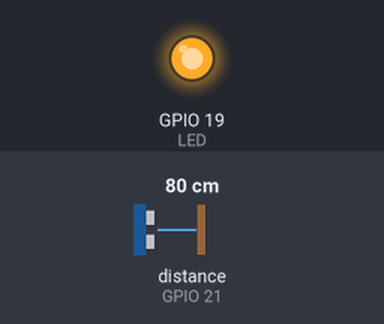
The program below on a simulated Raspberry Pi (BCM pin numbers). Shown: output pins drawn as LEDs (lit = HIGH). Dashed ring = blinking. The test bench sets the inputs (shaded band); at power-on: distance to the obstacle (sensor on GPIO 21) 80 cm. The echo pulse lasts 58.3 µs per cm; the clock reads 2024-03-15 10:24:30 at power-on unless the program sets it; pins used as bus, display or sensor lines are not drawn; what the program prints to the terminal is not drawn.

Above: at 2.1 s.
At 3.2 s:
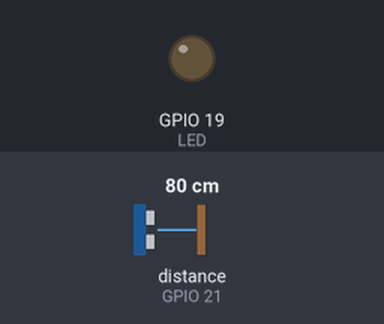
3.3 s: distance to the obstacle (sensor on GPIO 21) set to 2 cm
6.8 s: distance to the obstacle (sensor on GPIO 21) set to 35 cm
At 7.1 s:
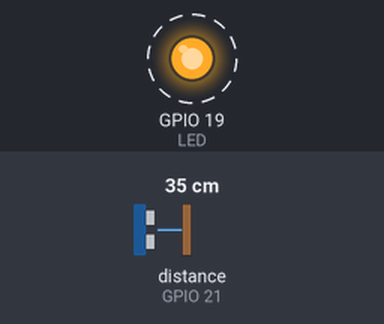
Timing chart, 0 to 16.3 s (numbered marks = the images above; inputs shaded):
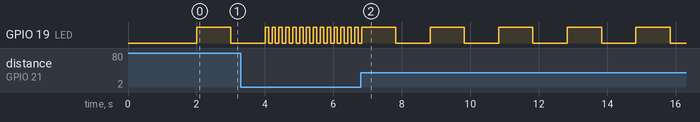

Measured:
- after the input at 6.8 s, GPIO 19 (LED): alternates HIGH for 1.0 s and LOW for 1.0 s, starting after 1.0 s
- by itself, GPIO 19 (LED): alternates HIGH for 0.10 s and LOW for 0.10 s

The program:

code.py
```python
import RPi.GPIO as GPIO
import time

GPIO.setmode(GPIO.BCM)
GPIO.setwarnings(False)

TRIG = 20
ECHO = 21
LED = 19
print("초음파 거리 측정기")

GPIO.setup(TRIG, GPIO.OUT)
GPIO.setup(ECHO, GPIO.IN)
GPIO.setup(LED, GPIO.OUT)

GPIO.output(TRIG, False)
print("초음파 출력 초기화")
time.sleep(2)

try:
    while True:
        GPIO.output(TRIG, True)
        time.sleep(0.00001)
        GPIO.output(TRIG, False)

        while GPIO.input(ECHO) == 0:
            start = time.time()

        while GPIO.input(ECHO) == 1:
            stop = time.time()

        check_time = stop - start
        distance = check_time * 34300 / 2

        if distance >= 30.0:
            freq = 0.5
            print("Distance : %.1f cm, and freq : %.1fHz" % (distance, freq))
            period = 1 / freq
            period /= 2
            GPIO.output(LED, True)
            time.sleep(period)
            GPIO.output(LED, False)
            time.sleep(period)
        elif distance < 30.0 and distance >= 20.0:
            freq = 1
            print("Distance : %.1f cm, and freq : %.1fHz" % (distance, freq))
            period = 1 / freq
            period /= 2
            GPIO.output(LED, True)
            time.sleep(period)
            GPIO.output(LED, False)
            time.sleep(period)
        elif distance < 20 and distance >= 10:
            freq = 3
            print("Distance : %.1f cm, and freq : %.1fHz" % (distance, freq))
            period = 1 / freq
            period /= 2
            GPIO.output(LED, True)
            time.sleep(period)
            GPIO.output(LED, False)
            time.sleep(period)
        else:
            freq = 5
            print(f"Distance : %.1f cm, and freq : %.1fHz" % (distance, freq))
            period = 1 / freq
            period /= 2
            GPIO.output(LED, True)
            time.sleep(period)
            GPIO.output(LED, False)
            time.sleep(period)

except KeyboardInterrupt:
    print("거리 측정 완료")
    GPIO.cleanup()
```
